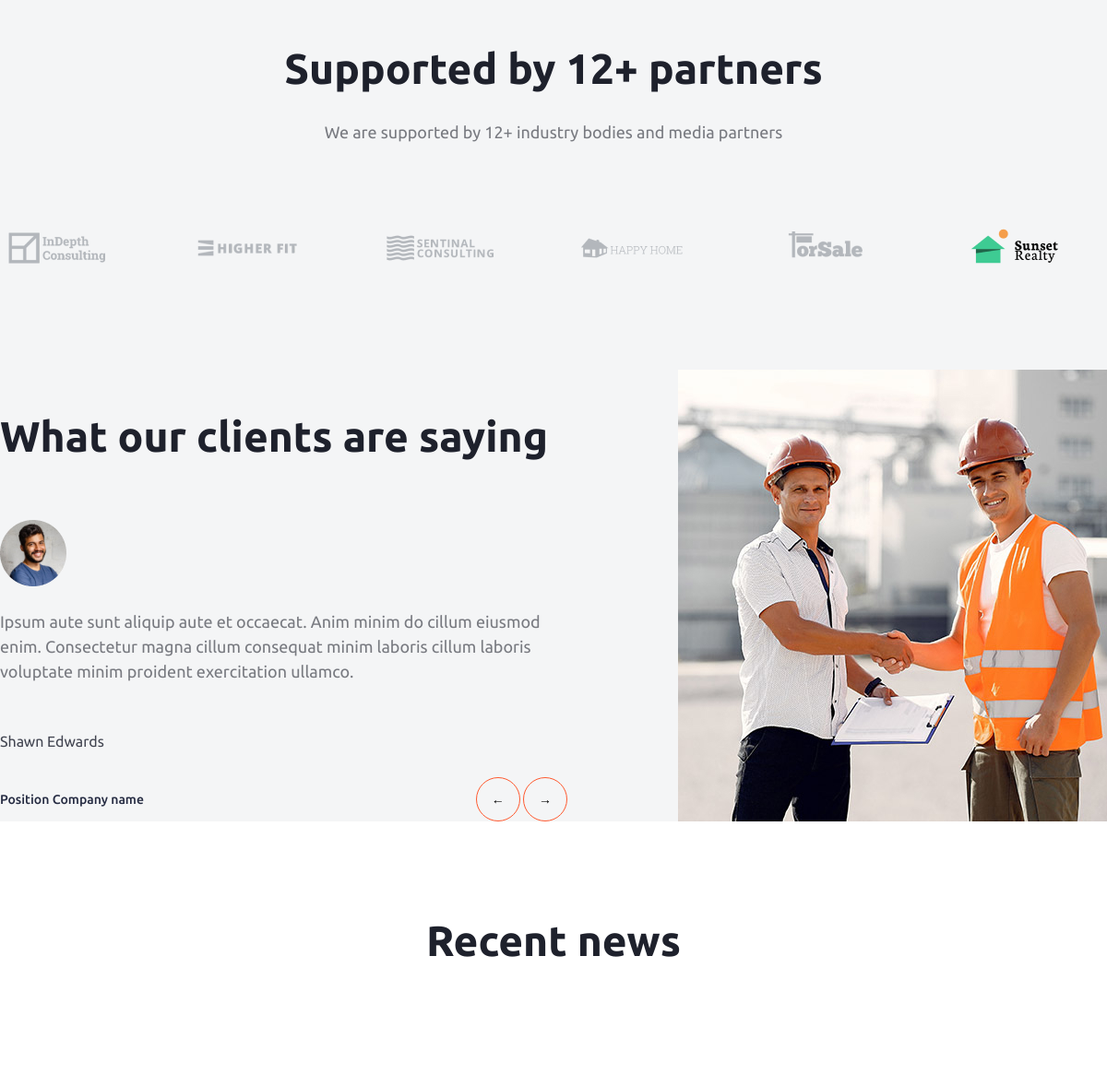
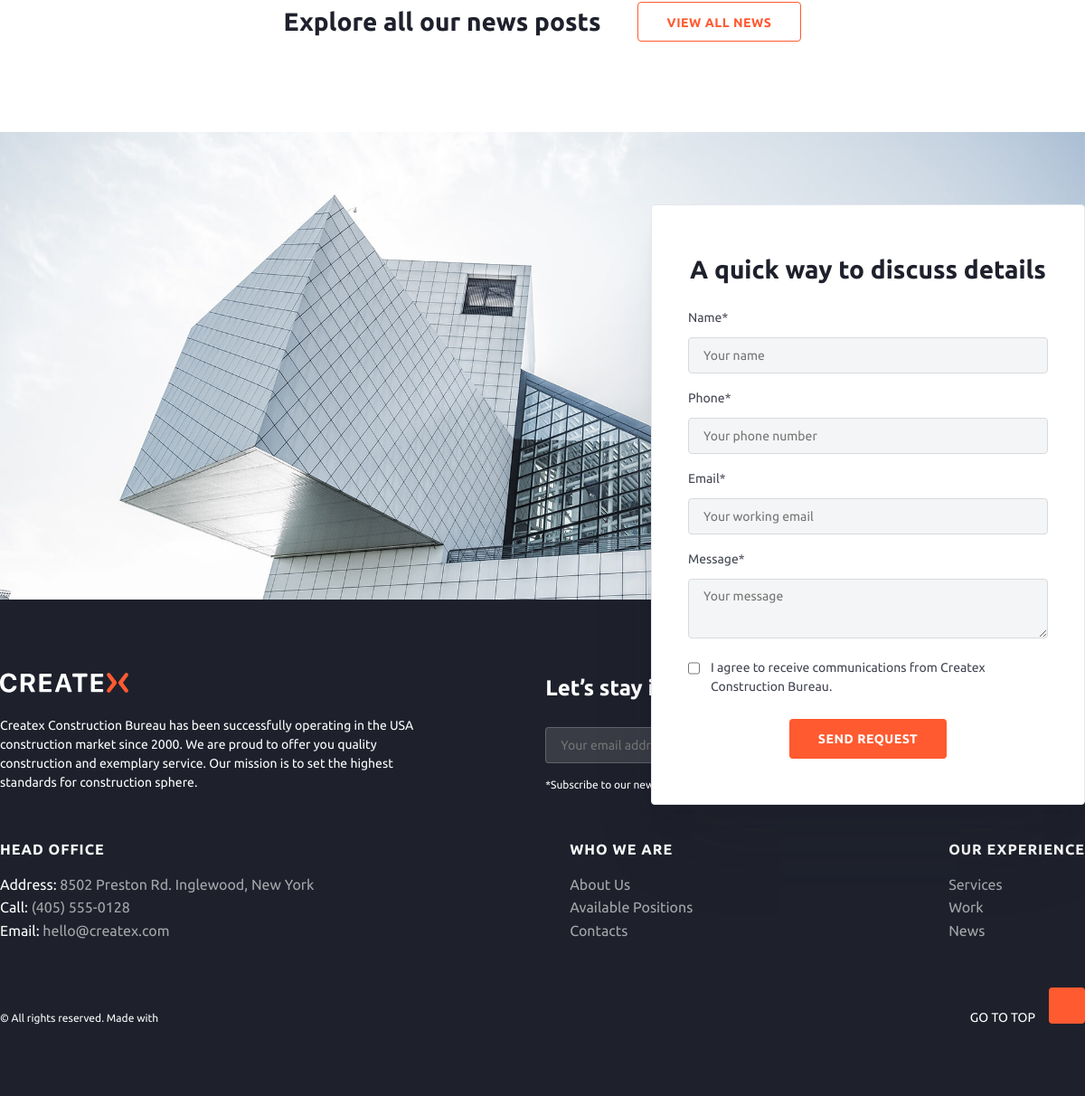
The app's page / (lower part), older data (2 pictures, top to bottom).
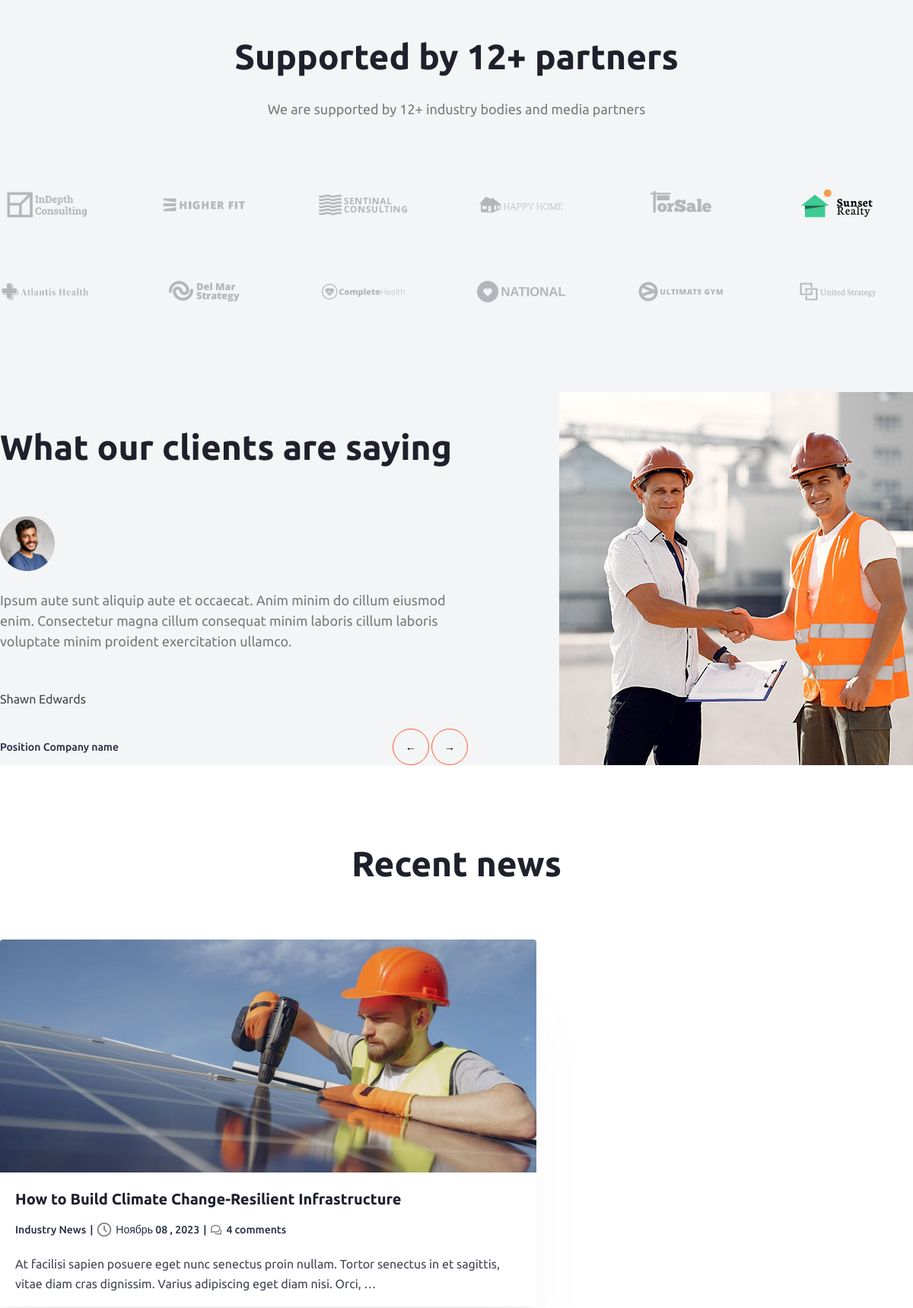
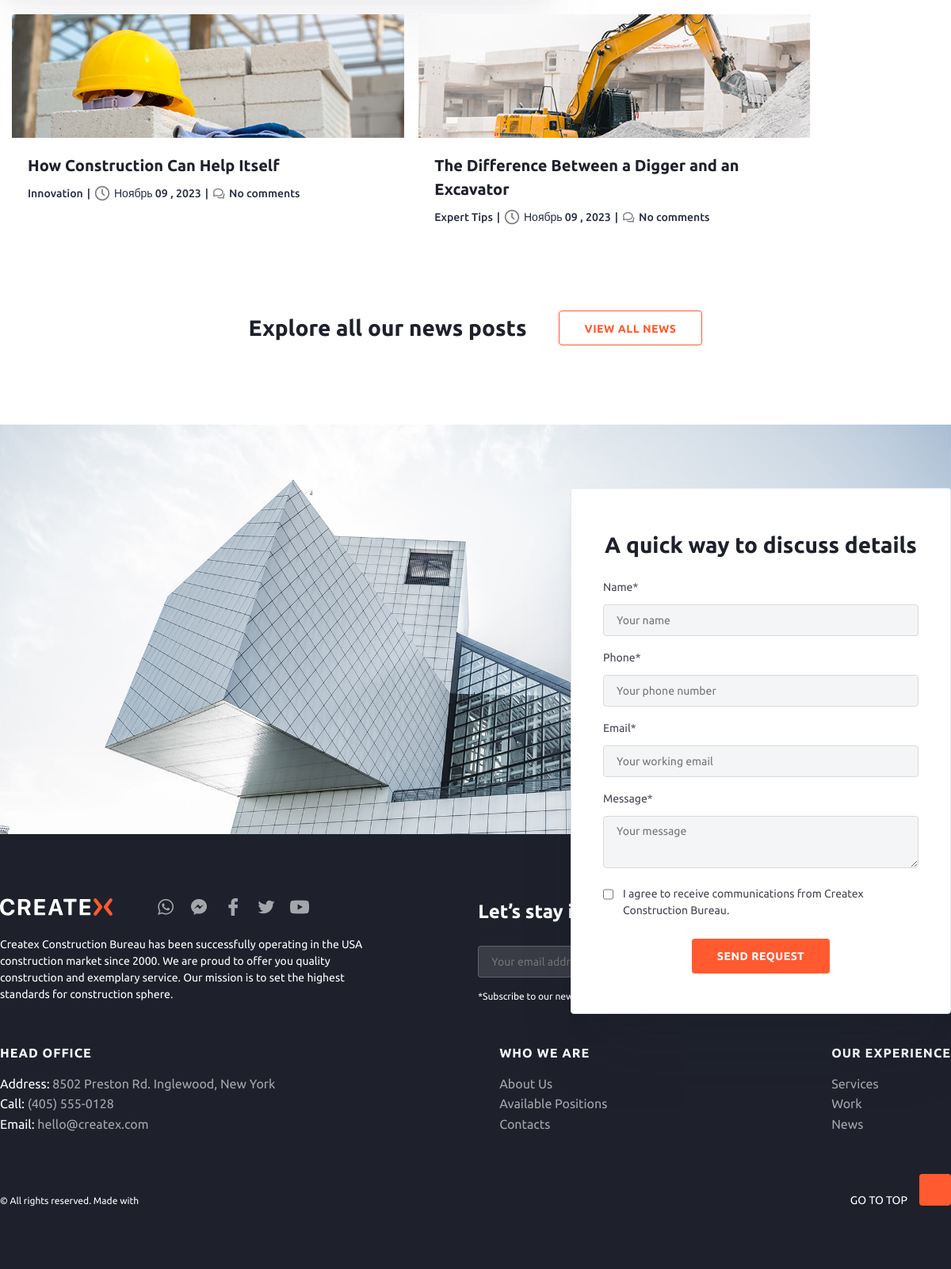
The same page, newer data (2 pictures, top to bottom).
### createx/models.py (models this page shows, shortened)
class OurPartners(models.Model):
    namePartners = models.CharField(max_length=30, verbose_name='Имя')
    slug = models.SlugField(max_length=35, verbose_name='url-partners')
    logo = models.ImageField(upload_to="ourPartners/%Y/%m/%d/", verbose_name='Логотип')
    class Meta:
        verbose_name = "Наш партнер"
        verbose_name_plural = "Наши партнеры"

class OurClientsReviews(models.Model):
    iconClient = models.ImageField(upload_to="clientReview/photoClient/%Y/%m/%d/", verbose_name='Логотип')
    mainImg = models.ImageField(upload_to="clientReview/mainImg/%Y/%m/%d/", verbose_name='Фотография')
    contentReview = models.TextField(max_length=300, verbose_name='Отзыв')
    nameClient = models.CharField(max_length=50, verbose_name='Имя клиента')
    nameCompany = models.CharField(max_length=100, verbose_name='Название компании')
    adressCompeny = models.CharField(max_length=100, verbose_name='Адрес компании')
    class Meta:
        verbose_name = "Отзыв клиента"
        verbose_name_plural = "Отзывы клиентов"

### news/models.py (models this page shows, shortened)
class NewsModel(models.Model):
    title = models.CharField(max_length=200, verbose_name='Заголовок')
    img = models.ImageField(upload_to='news/%Y/%m/%d/', verbose_name='Главное фото')
    slug = models.SlugField(max_length=200, unique=True, db_index=True, verbose_name='URL-новости')
    content = models.TextField(verbose_name='Контент')
    date_publish = models.DateField(auto_now_add=True, verbose_name='Дата публикации')
    categoryID = models.ForeignKey(CategoryNews,on_delete=models.CASCADE, verbose_name='Тема новости')
    is_published = models.BooleanField(default=True, verbose_name='Публикация')
    def get_absolute_url(self):#Ссылка на url по слагу
        return reverse('newsDetail', kwargs={'slug':self.slug})
    def get_comment_count(self):
        len = self.newscommentsmodefl_set.filter(news__id=self.pk)
        counter = len.count()
        return counter
    class Meta:
        verbose_name = "Новость"
        verbose_name_plural = "Новости"

class CategoryNews(models.Model):
    name = models.CharField(max_length=50, verbose_name='Название категории')
    slug = models.SlugField(max_length=50, unique=True, db_index=True, verbose_name='URL-категории')
    def __str__(self):
        return f'{self.name}'
    class Meta:
        verbose_name = "Категория новостей"
        verbose_name_plural = "Категории новостей"

### aboutUs/models.py (models this page shows, shortened)
class OurSocLinks(models.Model):
    name = models.CharField(max_length=100, verbose_name='Название соц сети')
    nameLink = models.CharField(max_length=100, verbose_name='Имя ссылки')
    link = models.URLField(max_length=1000, verbose_name='Ссылка')
    imgLink_1 = models.ImageField(upload_to="aboutUs/OurSocLinks/%Y/%m/%d/", verbose_name='Логотип соцсети 1')
    imgLink_2 = models.ImageField(upload_to="aboutUs/OurSocLinks/%Y/%m/%d/", verbose_name='Логотип соцсети 2')
    imgLink_2_hover = models.ImageField(upload_to="aboutUs/OurSocLinks/%Y/%m/%d/", verbose_name='Логотип соцсети 2 Hover')
    class Meta:
        verbose_name = "Ссылка в соцсети"
        verbose_name_plural = "Ссылки в соцсетях"

### createx/views.py (the view)
# urls.py: path('', Homepage.as_view(), name="home"),#Главная страница сайта
class Homepage(FormsMixin, TemplateView):
    template_name = 'createx/homepage.html'
    def get_context_data(self, *, object_list=None, **kwargs):
        context = super().get_context_data(**kwargs)
        c_def = self.get_user_context()
        context['title'] ='Createx'
        context['UserSubscribeForm'] = UserSubscribeForm
        context['DiscussForUserForm'] = DiscussForUserForm
        context['AskFromUserForm'] = AskFromUserForm
        context['services'] = OurServices.objects.filter(is_active=True)
        context['partners'] = OurPartners.objects.all()
        context['news'] = NewsModel.objects.all().select_related('categoryID')[0:3]
        context['sliderForm'] = OurWork.objects.all().select_related('objectID').reverse()[1:7]
        context['slider_name'] = 'Browse our selected projects and learn more about our work'
        context = dict(list(context.items()) + list(c_def.items()))
        return context

### createx/templatetags/createx_tag.py (called while the page is built)
@register.inclusion_tag('createx/tags/mainSliderBlock.html')
def get_main_slider():
    slider = MainSliderModel.objects.all()
    return {"slider": slider}

@register.inclusion_tag('createx/tags/OurCoreValues.html')
def getOurCoreValues():
    ocv = OurCoreValues.objects.all()
    return {"ocv": ocv}

@register.inclusion_tag('createx/tags/OurClientsReviews.html')
def getOurClientsReviews():
    sliders = OurClientsReviews.objects.all()
    return {"sliders": sliders}

@register.simple_tag()
def get_soc_links():
    return OurSocLinks.objects.all()

### createx/utils.py (called while the page is built)
    def get_user_context(self,**kwargs):
        context = kwargs
        context['social_links'] = OurSocLinks.objects.all()
        context['AskFromUserForm'] = AskFromUserForm
        context['UserSubscribeForm'] = UserSubscribeForm
        context['DiscussForUserForm'] = DiscussForUserForm
        return context

### services/models.py (called while the page is built)
    def get_absolute_url(self):#Ссылка на url по слагу
        return reverse_lazy('services', kwargs={'slug':self.slug})

### work/models.py (called while the page is built)
    def __str__(self):
        return f'{self.name}'

### createx/templates/createx/homepage.html (shortened to what this page needs)
{% extends "base.html" %}
{% load createx_tag %}
{% load static %}
{% block content %}
<section class="testimonials_section">
	{% include 'include/partners.html' %}
	{% getOurClientsReviews %}
</section>
<section class="recent_news_main_block">
	<div class="recent_news_block">
		<h2 class="h2_center_46_pt50">Recent news</h2>
		<div class="news_block_column">
			{% for new in news %}
			{% if forloop.first %}
			<div class="news_item_big_float">
				<img src="{{new.img.url}}" alt="{{new.title}}" class="news_item_img ">
				<div class="news_info_block">
					<a href="{{ new.get_absolute_url }}" target="_blank">
						<p class="p_20_w700">{{new.title}}</p>
					</a>
					<p class="apInfoP">
						<span>{{new.categoryID}}</span>|
						<img src="{% static 'img/news/Clock.png' %}" alt="">
						<span>{{new.date_publish|date:"F d , Y"}}</span>|
						<img src="{% static 'img/news/Chat.png' %}" alt="">
						{% if new.get_comment_count == 0 %}
						<span>No comments</span>
						{% else %}
						<span>{{ new.get_comment_count }} comments</span>
						{% endif %}
					<p class="p_16_pd_0">{{new.content|truncatechars:160}}</p>
					</p>
				</div>
			</div>
			{% else %}
			<div class="news_item_smal inlineDiv">
				<img src="{{new.img.url}}" alt="{{new.title}}" class="news_item_img_smal">
				<div class="news_info_block_smal">
					<a href="{{ new.get_absolute_url }}" target="_blank">
						<p class="p_20_w700">{{new.title}}</p>
					</a>
					<p class="apInfoP">
						<span>{{new.categoryID}}</span>|
						<img src="{% static 'img/news/Clock.png' %}" alt="">
						<span>{{new.date_publish|date:"F d , Y"}}</span>|
						<img src="{% static 'img/news/Chat.png' %}" alt="">
						{% if new.get_comment_count == 0 %}
						<span>No comments</span>
						{% else %}
						<span>{{ new.get_comment_count }} comments</span>
						{% endif %}
					</p>
				</div>
			</div>
			{% endif %}
			{% endfor %}
		</div>
		</div>
		<div class="block_links_to_page">
			<h3 class="h3_28">Explore all our news posts</h3>
			<a href="{% url 'news' %}">
				<button class="link_btn">View all news</button>
			</a>
		</div>
	</div>
{% endblock content %}

### createx/templates/include/partners.html
{% load static %}
<div class="main_block_partners">
	<h2 class="h2_center_46">Supported by 12+ partners</h2>
	<p class="p_center_18_center">We are supported by 12+ industry bodies and media partners</p>
	<div class="partners_block">
		{% for partner in partners%}
		<div class="partners_panel">
			<img src="{{partner.logo.url}}" alt="{{partner.namePartners}}">
		</div>
		{% endfor %}
	</div>
</div>

### createx/templates/createx/tags/OurClientsReviews.html (shortened to what this page needs)
<div class="slider_block">
	<div class="slider_block_absolute">
		{% for slide in sliders %}
		<div class="slide_block_content">
			<div class="slide_block_content_left">
				<h3 class="h2_46">What our clients are saying</h3>
				<div class="iconClient"><img src="{{slide.iconClient.url}}" alt="{{slide.nameClient}}" ></div>
				<p class="p_18">{{slide.contentReview}}</p>
				<p class="p_16">{{slide.nameClient}}</p>
				<div class="reviewsFooter">
					<p>{{slide.adressCompeny}} {{slide.nameCompany}}</p>
					<div class="sliderBntRev">
						<button class="leftSliderRev">&#8592</button>
						<button class="rightSliderRev">&#8594</button>
					</div>
				</div>
			</div>
			<div class="slide_block_content_right">
				<img src="{{slide.mainImg.url}}" alt="{{slide.nameClient}}" class="slide_block_content_right_img">
			</div>
		</div>
		{% endfor %}
	</div>
</div>

### createx/templates/include/footer.html (shortened to what this page needs)
{% load static %}
{% load createx_tag %}
<div class="footer_block">
	<footer class="footer_block_content">
		<div class="footer_header_block">
			<div class="footer_header_left">
				<div class="footer_logo_Links">
					<div class="footer_logo">
						<a href="{% url 'home' %}">
							<img src="{% static 'img/footer/logo.svg' %}" alt="Лого">
						</a>
					</div>
					<div class="footer_social_links">
						{% get_soc_links as soc_links %}
						{% for c in soc_links %}
						<a href="#"><img src="{{ c.imgLink_2_hover.url}}" alt="фото"></a>
						{% endfor %}
					</div>
				</div>
				<p class="footer_content">
					Createx Construction Bureau has been successfully operating in the USA construction market since 2000. We are proud to
					offer you quality construction and exemplary service. Our mission is to set the highest standards for construction
					sphere.
				</p>
			</div>
			<div class="footer_header_right">
				<h2 class="footer_header_right_h2">
					Let’s stay in touch
				</h2>
				<form action="{% url 'addUserSubscribe' %}" class="subscribe_form" method="post" name="subscribe_form" id="subscribe_form">
					<p>*Subscribe to our newsletter to receive communications and early updates from Createx Construction Bureau.</p>
				</form>
			</div>
		</div>
		<div class="footer_center_block">
			<div class="center_block_left">
				<p class="footer_p_uppercase">HEAD OFFICE</p>
				<ul class="footer_link_list">
					<li class="footer_link_item">Address: <a href="#" class="footer_link"> 8502 Preston Rd. Inglewood, New York</a></li>
					<li class="footer_link_item">Call: <a href="tel:+(405) 555-0128" class="footer_link"> (405) 555-0128</a></li>
					<li class="footer_link_item">Email: <a href="mailto:hello@createx.com" class="footer_link"> hello@createx.com</a></li>
				</ul>
			</div>
			<div class="center_block_center">
				<p class="footer_p_uppercase">WHO WE ARE</p>
				<ul class="footer_link_list">
					<li class="footer_link_item"><a href="{% url 'aboutUs' %}" class="footer_link">About Us</a></li>
					<li class="footer_link_item"><a href="{% url 'avaliablePositions' %}" class="footer_link">Available Positions</a></li>
					<li class="footer_link_item"><a href="{% url 'contacts' %}" class="footer_link">Contacts</a></li>
				</ul>
			</div>
			<div class="center_block_right">
				<p class="footer_p_uppercase">OUR EXPERIENCE</p>
				<ul class="footer_link_list">
					<li class="footer_link_item"><a href="{% url 'services' %}" class="footer_link">Services</a></li>
					<li class="footer_link_item"><a href="{% url 'work' %}" class="footer_link">Work</a></li>
					<li class="footer_link_item"><a href="{% url 'news' %}" class="footer_link">News</a></li>
				</ul>
			</div>
		</div>
		<div class="footer_bottom_block">
			<div class="bottom_block_left">
				<p class="rights_reserved">© All rights reserved. Made with</p>
			</div>
			<div class="bottom_block_right">
				<span class="btnTitle_goToTop">GO TO TOP</span>
				<button class="goToTop"><img src="{% static 'img/footer/Up-chevron.png' %}" alt=""></button>
			</div>
		</div>
	</footer>
</div>

Row changes from the older to the newer data that the page shows:
added OurPartners: logo (picture)
added OurPartners: logo (picture)
added OurPartners: logo (picture)
added OurPartners: logo (picture)
added OurPartners: logo (picture)
added OurPartners: logo (picture)
added NewsModel: img (picture), title "How to Build Climate Change-Resilient Infrastructure", categoryID "Industry News", date_publish "Ноябрь 08 , 2023", get_comment_count "4", content "At facilisi sapien posuere eget nunc senectus proin nullam. Tortor senectus in et sagittis, vitae diam cras dignissim. Varius adipiscing eget diam nisi. Orci, …"
added NewsModel: img (picture), title "How Construction Can Help Itself", categoryID "Innovation", date_publish "Ноябрь 09 , 2023", shows "No comments"
added NewsModel: img (picture), title "The Difference Between a Digger and an Excavator", categoryID "Expert Tips", date_publish "Ноябрь 09 , 2023", shows "No comments"
added OurSocLinks: imgLink_2_hover (picture)
added OurSocLinks: imgLink_2_hover (picture)
added OurSocLinks: imgLink_2_hover (picture)
added OurSocLinks: imgLink_2_hover (picture)
added OurSocLinks: imgLink_2_hover (picture)
